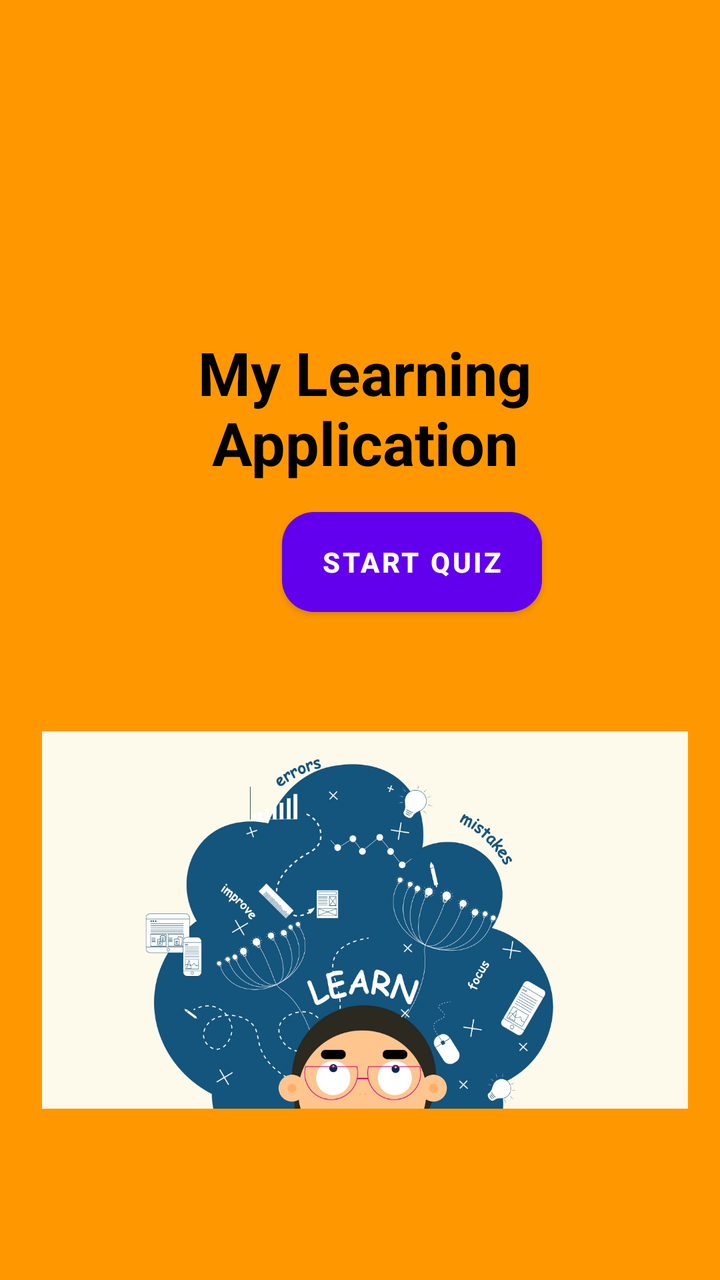
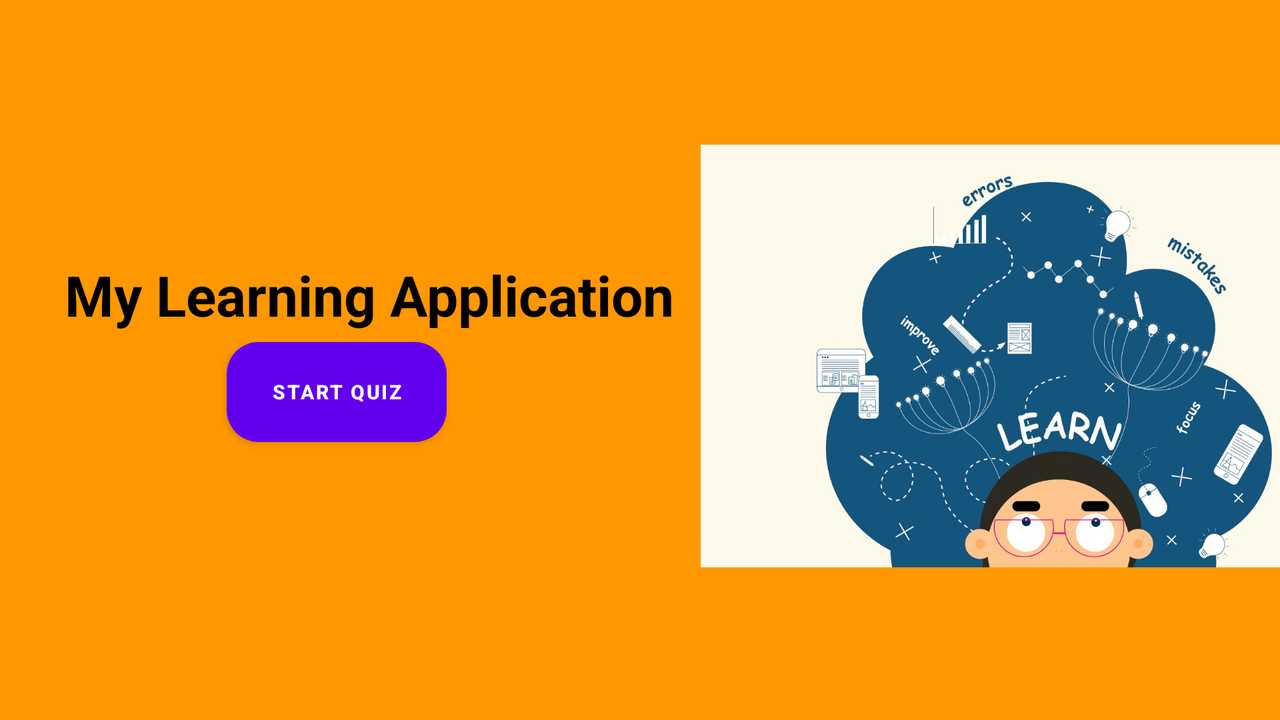

An Android layout and its configuration variant, each rendered on a device that would load it. The default file and the variant file are quoted in full after the pictures.
<!-- AndroidManifest.xml: application theme Theme.My_Learning_Application -->
<!-- res/layout/activity_main.xml -->
<?xml version="1.0" encoding="utf-8"?>
<LinearLayout xmlns:android="http://schemas.android.com/apk/res/android"
xmlns:app="http://schemas.android.com/apk/res-auto"
xmlns:tools="http://schemas.android.com/tools"
android:orientation="vertical"
android:layout_width="match_parent"
android:layout_height="match_parent"
android:background="#FF9800"
android:gravity="center"
android:padding="16dp"
tools:context=".MainActivity">

<RelativeLayout
    android:layout_width="match_parent"
    android:layout_height="match_parent"
    android:orientation="horizontal">


    <TextView
        android:id="@+id/LearningApplication"
        android:layout_width="match_parent"
        android:layout_height="wrap_content"
        android:layout_marginLeft="5dp"
        android:layout_marginTop="150dp"
        android:gravity="center"
        android:text="My Learning Application"
        android:textColor="@color/black"
        android:textSize="30sp"
        android:textStyle="bold" />

    <ImageView
        android:layout_width="wrap_content"
        android:layout_height="379dp"
        android:layout_marginTop="280dp"
        android:layout_marginLeft="5dp"
        app:srcCompat="@drawable/image1" />

    <Button
        android:id="@+id/startButton"
        android:layout_width="130dp"
        android:layout_height="50dp"
        android:layout_marginTop="240dp"
        android:layout_marginBottom="50dp"
        android:layout_marginLeft="125dp"
        android:background="@drawable/btn_bg"
        android:enabled="true"
        android:gravity="center"
        android:padding="3dp"
        android:textStyle="bold"
        android:text="start quiz"
        android:textColor="@color/white" />

</RelativeLayout>

</LinearLayout>
<!-- resources referenced by this layout -->
<resources>
  <color name="black">#FF000000</color>
  <color name="white">#FFFFFFFF</color>
  <!-- drawable btn_bg (drawable) -->
  <?xml version="1.0" encoding="utf-8"?>
  <shape android:shape="rectangle" xmlns:android="http://schemas.android.com/apk/res/android">
      <solid android:color="#FF9800"/>
      <corners android:radius="16dp"/>
  </shape>
  <!-- drawable image1: jpeg bitmap (drawable-v24, 118876 bytes) -->
  <style name="Theme.My_Learning_Application" parent="Theme.MaterialComponents.DayNight.DarkActionBar">
          
          <item name="colorPrimary">@color/purple_500</item>
          <item name="colorPrimaryVariant">@color/purple_700</item>
          <item name="colorOnPrimary">@color/white</item>
          
          <item name="colorSecondary">@color/teal_200</item>
          <item name="colorSecondaryVariant">@color/teal_700</item>
          <item name="colorOnSecondary">@color/black</item>
          
          <item name="android:statusBarColor">?attr/colorPrimaryVariant</item>
          
      </style>
  <color name="purple_500">#FF6200EE</color>
  <color name="purple_700">#FF3700B3</color>
  <color name="teal_200">#FF03DAC5</color>
  <color name="teal_700">#FF018786</color>
</resources>
<!-- res/layout-land/activity_main.xml (the repository's variant of the layout above) -->
<!-- drawn on the phone turned sideways -->
<?xml version="1.0" encoding="utf-8"?>
<LinearLayout xmlns:android="http://schemas.android.com/apk/res/android"
xmlns:app="http://schemas.android.com/apk/res-auto"
xmlns:tools="http://schemas.android.com/tools"
android:orientation="vertical"
android:layout_width="820dp"
android:layout_height="match_parent"
android:background="#FF9800"
android:gravity="center"
android:padding="16dp"
tools:context=".MainActivity">

    <RelativeLayout
        android:layout_width="match_parent"
        android:layout_height="match_parent"
        android:gravity="center"
        android:orientation="horizontal">













        <ImageView
            android:layout_width="361dp"
            android:layout_height="360dp"
            android:layout_alignParentStart="true"
            android:layout_marginStart="242dp"
            android:layout_marginLeft="3dp"
            android:layout_marginRight="3dp"
            android:layout_marginTop="3dp"
            android:layout_marginBottom="7dp"
            app:srcCompat="@drawable/image1" />

        <Button
            android:id="@+id/startButton"
            android:layout_width="110dp"
            android:layout_height="50dp"
            android:layout_alignParentBottom="true"
            android:layout_marginLeft="5dp"
            android:layout_marginTop="15gdp"
            android:layout_marginBottom="123dp"
            android:background="@drawable/btn_bg"
            android:enabled="true"
            android:padding="3dp"
            android:text="start quiz"
            android:textColor="@color/white"
            android:textSize="10dp"
            android:textStyle="bold" />

        <TextView
            android:id="@+id/LearningApplication"
            android:layout_width="344dp"
            android:layout_height="wrap_content"
            android:layout_above="@+id/startButton"
            android:layout_alignStart="@+id/startButton"
            android:layout_alignEnd="@+id/startButton"
            android:layout_marginStart="-101dp"
            android:layout_marginTop="20dp"
            android:layout_marginEnd="-133dp"
            android:layout_marginBottom="5dp"
            android:gravity="center"
            android:text="My Learning Application"
            android:textColor="@color/black"
            android:textSize="28dp"
            android:textStyle="bold" />

    </RelativeLayout>

</LinearLayout>
